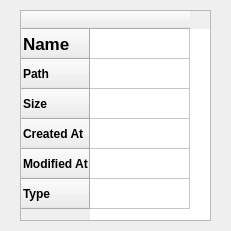
<?xml version="1.0" encoding="UTF-8"?>
<ui version="4.0">
 <class>irods_qgisDialogBase</class>
 <widget class="QDialog" name="irods_qgisDialogBase">
  <property name="geometry">
   <rect>
    <x>0</x>
    <y>0</y>
    <width>231</width>
    <height>231</height>
   </rect>
  </property>
  <property name="windowTitle">
   <string>Info</string>
  </property>
  <widget class="QTableWidget" name="tableWidget">
   <property name="geometry">
    <rect>
     <x>20</x>
     <y>10</y>
     <width>191</width>
     <height>211</height>
    </rect>
   </property>
   <property name="rowCount">
    <number>6</number>
   </property>
   <property name="columnCount">
    <number>1</number>
   </property>
   <row>
    <property name="text">
     <string>Name</string>
    </property>
    <property name="font">
     <font>
      <pointsize>13</pointsize>
      <weight>75</weight>
      <bold>true</bold>
     </font>
    </property>
   </row>
   <row>
    <property name="text">
     <string>Path</string>
    </property>
    <property name="font">
     <font>
      <weight>75</weight>
      <bold>true</bold>
     </font>
    </property>
   </row>
   <row>
    <property name="text">
     <string>Size</string>
    </property>
    <property name="font">
     <font>
      <weight>75</weight>
      <bold>true</bold>
     </font>
    </property>
   </row>
   <row>
    <property name="text">
     <string>Created At</string>
    </property>
    <property name="font">
     <font>
      <weight>75</weight>
      <bold>true</bold>
     </font>
    </property>
   </row>
   <row>
    <property name="text">
     <string>Modified At</string>
    </property>
    <property name="font">
     <font>
      <weight>75</weight>
      <bold>true</bold>
     </font>
    </property>
   </row>
   <row>
    <property name="text">
     <string>Type</string>
    </property>
    <property name="font">
     <font>
      <weight>75</weight>
      <bold>true</bold>
     </font>
    </property>
   </row>
   <column>
    <property name="text">
     <string/>
    </property>
   </column>
   <item row="0" column="0">
    <property name="font">
     <font>
      <pointsize>13</pointsize>
     </font>
    </property>
   </item>
  </widget>
 </widget>
 <resources/>
 <connections/>
</ui>
